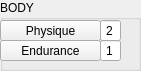
    <widget class="QGroupBox" name="Group_BODY">
     <property name="geometry">
      <rect>
       <x>160</x>
       <y>190</y>
       <width>141</width>
       <height>71</height>
      </rect>
     </property>
     <property name="title">
      <string>BODY</string>
     </property>
     <widget class="QPushButton" name="Physique">
      <property name="geometry">
       <rect>
        <x>0</x>
        <y>20</y>
        <width>101</width>
        <height>21</height>
       </rect>
      </property>
      <property name="text">
       <string>Physique</string>
      </property>
      <property name="checkable">
       <bool>false</bool>
      </property>
     </widget>
     <widget class="QPushButton" name="Endurance">
      <property name="geometry">
       <rect>
        <x>0</x>
        <y>40</y>
        <width>101</width>
        <height>21</height>
       </rect>
      </property>
      <property name="text">
       <string>Endurance</string>
      </property>
      <property name="checkable">
       <bool>false</bool>
      </property>
     </widget>
     <widget class="QLineEdit" name="Physique_Value">
      <property name="geometry">
       <rect>
        <x>100</x>
        <y>20</y>
        <width>21</width>
        <height>21</height>
       </rect>
      </property>
      <property name="text">
       <string>2</string>
      </property>
      <property name="alignment">
       <set>Qt::AlignCenter</set>
      </property>
      <property name="readOnly">
       <bool>true</bool>
      </property>
     </widget>
     <widget class="QLineEdit" name="Endurance_Value">
      <property name="geometry">
       <rect>
        <x>100</x>
        <y>40</y>
        <width>21</width>
        <height>21</height>
       </rect>
      </property>
      <property name="text">
       <string>1</string>
      </property>
      <property name="alignment">
       <set>Qt::AlignCenter</set>
      </property>
      <property name="readOnly">
       <bool>true</bool>
      </property>
     </widget>
    </widget>
